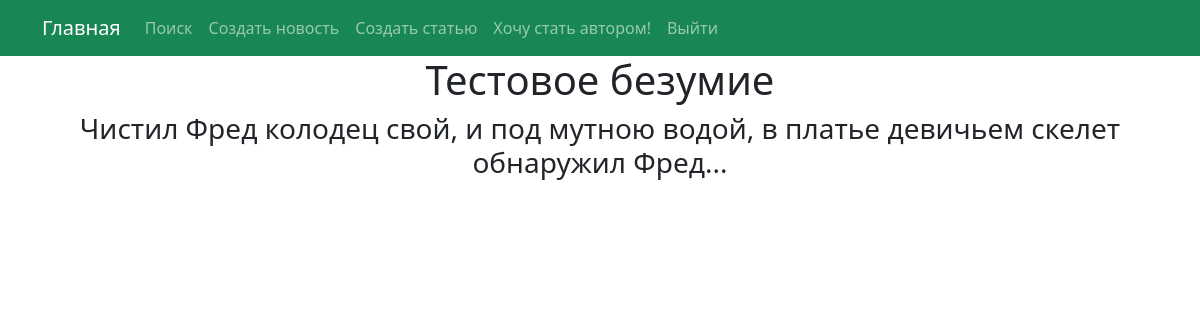
The page /posts/9/ on the database its author committed.
### NewsPortal/models.py (models this page shows, shortened)
class Post(models.Model):
    author = models.ForeignKey(Author, on_delete = models.CASCADE, unique=False)
    news_or_article = models.CharField(max_length = 50, choices = TYPE, default = article)
    post_time = models.DateTimeField(auto_now_add = True)
    categories = models.ManyToManyField(Category, through = 'PostCategory')
    headline = models.CharField(max_length = 255)
    text = models.TextField()
    rating = models.IntegerField(default = 0)

### NewsPortal/views.py (the view)
# urls.py: path('<int:pk>/', PostDetail.as_view(), name = 'post_detailed'),
class PostDetail(DetailView):
    model = Post
    template_name = 'Detailed_post.html'
    context_object_name = 'post'
    def get_object(self, *args, **kwargs):
        obj = cache.get(f'post-{self.kwargs["pk"]}', None)
        if not obj:
            obj = super().get_object(queryset=self.queryset)
            cache.set(f'post-{self.kwargs["pk"]}', obj)
        return obj

### NewsPortal/templatetags/custom_filters.py (called while the page is built)
@register.filter()
def censor(value):
    text = value.split()
    text_b = ['***' if word == word.upper() else word for word in text]
    return ' '.join(text_b)

### Templates/Detailed_post.html (shortened to what this page needs)
{% extends 'flatpages/default.html' %}
{% load custom_filters %}
{% block content %}
<h1>{{ post.headline }}</h1>
<h3>{{ post.text|censor }}</h3>
{% endblock content %}

### rows shown on the page
Post: headline "Тестовое безумие", text|censor "Чистил Фред колодец свой, и под мутною водой, в платье девичьем скелет обнаружил Фред..."
